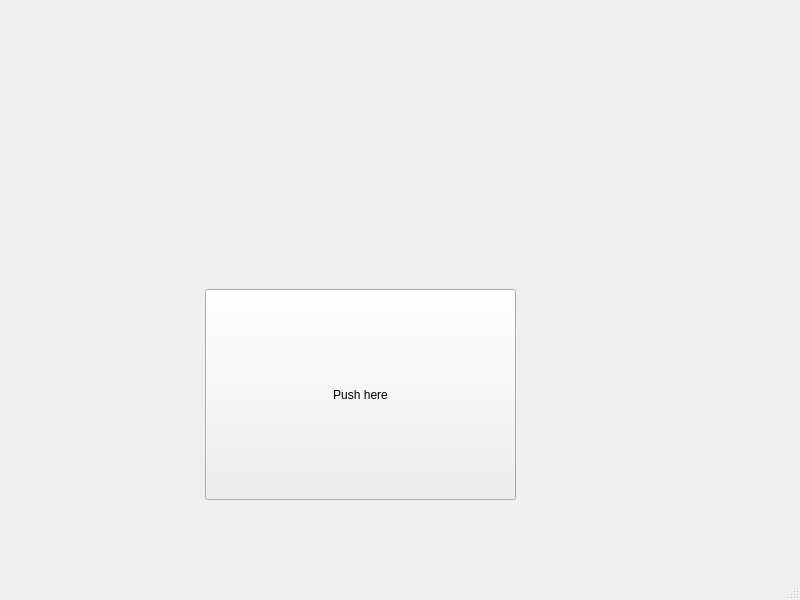
<?xml version="1.0" encoding="UTF-8"?>
<ui version="4.0">
 <class>MainWindow</class>
 <widget class="QMainWindow" name="MainWindow">
  <property name="geometry">
   <rect>
    <x>0</x>
    <y>0</y>
    <width>800</width>
    <height>600</height>
   </rect>
  </property>
  <property name="windowTitle">
   <string>MainWindow</string>
  </property>
  <widget class="QWidget" name="centralwidget">
   <widget class="QPushButton" name="pushButton">
    <property name="geometry">
     <rect>
      <x>205</x>
      <y>289</y>
      <width>311</width>
      <height>211</height>
     </rect>
    </property>
    <property name="text">
     <string>Push here</string>
    </property>
   </widget>
  </widget>
  <widget class="QMenuBar" name="menubar">
   <property name="geometry">
    <rect>
     <x>0</x>
     <y>0</y>
     <width>800</width>
     <height>18</height>
    </rect>
   </property>
  </widget>
  <widget class="QStatusBar" name="statusbar"/>
 </widget>
 <resources/>
 <connections/>
</ui>
